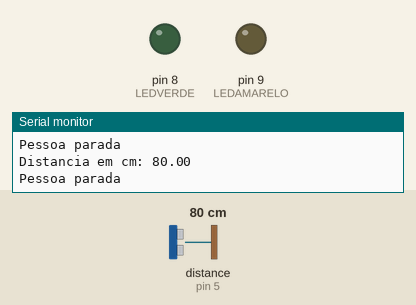
Recording of a sketch running on a simulated Arduino Uno, built with avr-gcc and run on an emulated ATmega328P. Parts: output pins drawn as LEDs (lit = HIGH), the last lines printed to the serial monitor. Inputs (shaded band) come from the test bench; at power-on: distance to the obstacle (sensor on pin 5) 80 cm. The echo pulse lasts 58.3 µs per cm.

Above: at 1.2 s.
1.3 s: distance to the obstacle (sensor on pin 5) set to 2 cm
At 1.73 s:
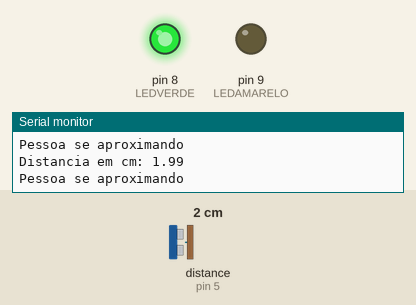
3.3 s: distance to the obstacle (sensor on pin 5) set to 9 cm
At 3.66 s:
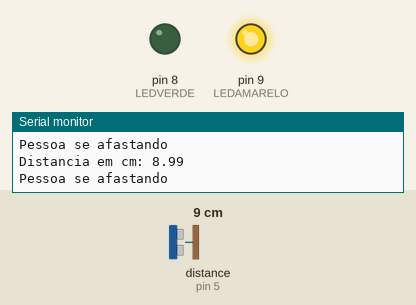
Timing chart, 0 to 6.3 s (numbered marks = the images above; inputs shaded):
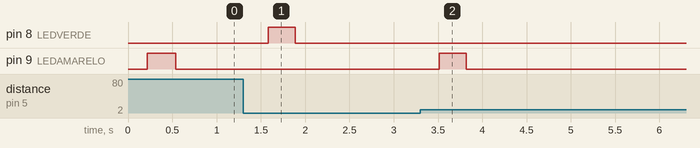

The sketch:

ultrassonico.ino
```cpp
// Carrega a biblioteca do sensor ultrassonico
#include <Ultrasonic.h>

// Define os pinos para o trigger e echo
#define pino_trigger 4
#define pino_echo 5

// Inicializa o sensor nos pinos definidos acima
Ultrasonic ultrasonic(pino_trigger, pino_echo);

// Seta os valores da saida digital
int LEDVERDE = 8;
int LEDAMARELO = 9;

int i;
long microsec;
int flagPosicao = 0; // posicao 0 = parado; posicao 1 = aproxima; posicao 2 = afasta
float distAnteriores[5]; // vetor para armazenar distancias anteriores
float distanciaAtual; // variavel para armazenar distancia atual
float aproximando, afastando; // variaveis contadoras para definir sentido do movimento
int redundanciaAproxima = 0, redundanciaAfasta = 0; // variaveis de redundancia

void setup()
{
  Serial.begin(9600);
  Serial.println("Lendo dados do sensor...");
  pinMode(LEDVERDE, OUTPUT);
  pinMode(LEDAMARELO, OUTPUT);
}

void loop() {

  // Le as informacoes do sensor em cm
  microsec = ultrasonic.timing();
  distanciaAtual = ultrasonic.convert(microsec, Ultrasonic::CM);

  // Zera variaveis contadoras
  aproximando = 0;
  afastando = 0;

  // Condicao para tentar evitar bugs de distancias muito grandes
  if (distanciaAtual < 500) {

    // Compara a distancia atual com as 5 ultimas distancias
    for (i = 0; i < 5; i++) {
      // Se a atual for menor, pessoa esta se aproximando
      if (distAnteriores[i] > distanciaAtual) {
        aproximando++;
      }
      // Se a atual for maior, pessoa esta se afastando
      else if (distanciaAtual > distAnteriores[i]) {
        afastando++;
      }
    }

    // Opta pela opcao mais provavel e altera a flag de estado
    if (aproximando > afastando) {
      flagPosicao = 1;
    }
    else if (afastando > aproximando) {
      flagPosicao = 2;
    }
    else {
      flagPosicao = 0;
    }

    // Imprime a distancia atual
    Serial.print("Distancia em cm: ");
    Serial.println(distanciaAtual);

    // Se a flag for 1, pessoa se aproxima. Incrementa a variavel de redundancia para aproximacao e zera a de redundancia para afastamento
    if (flagPosicao == 1) {
      Serial.println("Pessoa se aproximando");
      redundanciaAproxima++;
      redundanciaAfasta = 0;
    }

    // Se a flag for 2, pessoa se afasta. Incrementa a variavel de redundancia para afastamento e zera a de redundancia para aproximacao
    else if (flagPosicao == 2) {
      Serial.println("Pessoa se afastando");
      redundanciaAfasta++;
      redundanciaAproxima = 0;
    }

    // Se a flag for 0, pessoa esta parada. Zera as variaveis de redundancia
    else {
      Serial.println("Pessoa parada");
      redundanciaAfasta = 0;
      redundanciaAproxima = 0;
    }

    // Armazena distancias anteriores no vetor
    for (i = 0; i < 4; i++) {
      distAnteriores[i] = distAnteriores[i+1];
    }
    distAnteriores[4] = distanciaAtual;

  }

  // Se checar pelo menos 3 vezes seguidas que a pessoa esta se aproximando, considera que esta informacao eh confiavel e acende led verde
  if (redundanciaAproxima >= 3) {
    digitalWrite (LEDVERDE, HIGH);
    digitalWrite (LEDAMARELO, LOW);
  }

  // Se checar pelo menos 3 vezes seguidas que a pessoa esta se afastando, considera que esta informacao eh confiavel e acende led amarelo
  else if (redundanciaAfasta >= 3) {
    digitalWrite (LEDVERDE, LOW);
    digitalWrite (LEDAMARELO, HIGH);
  }
  // Considera que a pessoa esta parada e apaga leds.
  else {
    digitalWrite (LEDVERDE, LOW);
    digitalWrite (LEDAMARELO, LOW);
  }

  delay(100);
}
```

Measured:
- after the input at 1.3 s, pin 8 (LEDVERDE): LOW → HIGH after 0.28 s, → LOW 0.30 s later
- after the input at 3.3 s, pin 9 (LEDAMARELO): LOW → HIGH after 0.21 s, → LOW 0.31 s later
